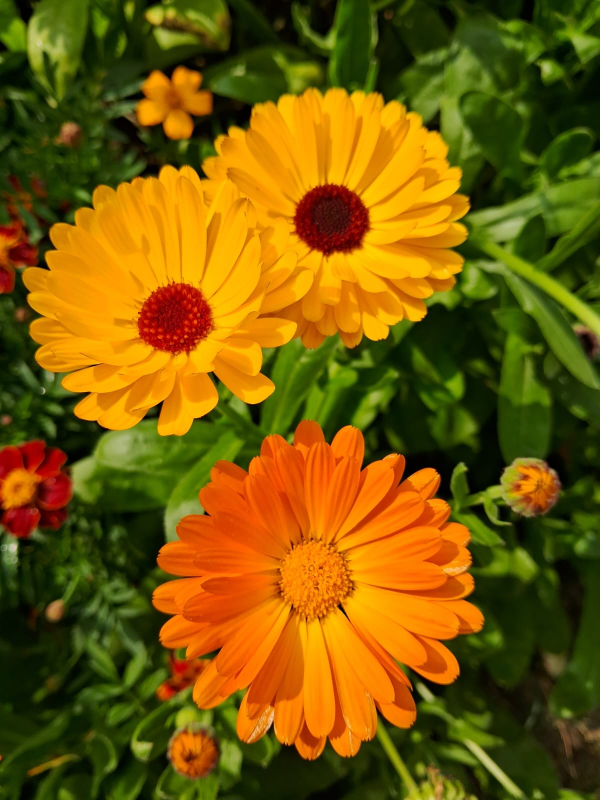
#> input picture images/FLOWER.jpeg, 1200 x 1600 px, found by its file name (shown at 1/2 size)
$ python 1_Adding_two_img.py
#> lines starting #> are read from the running program, lines starting #| are printed output that depends on the picture
import matplotlib.pyplot as plt
import cv2

def main():
    img_path = '/Users/akhi/Desktop/DIP/images/FLOWER.jpeg'
    img_path1 = '/Users/akhi/Desktop/DIP/images/roses.png'

    img_3D = cv2.imread(img_path)
#> img_3D is the input picture: shape (1600, 1200, 3); mean B, G, R 6.2, 89.5, 119.4
    img_3D1 = cv2.imread(img_path1)
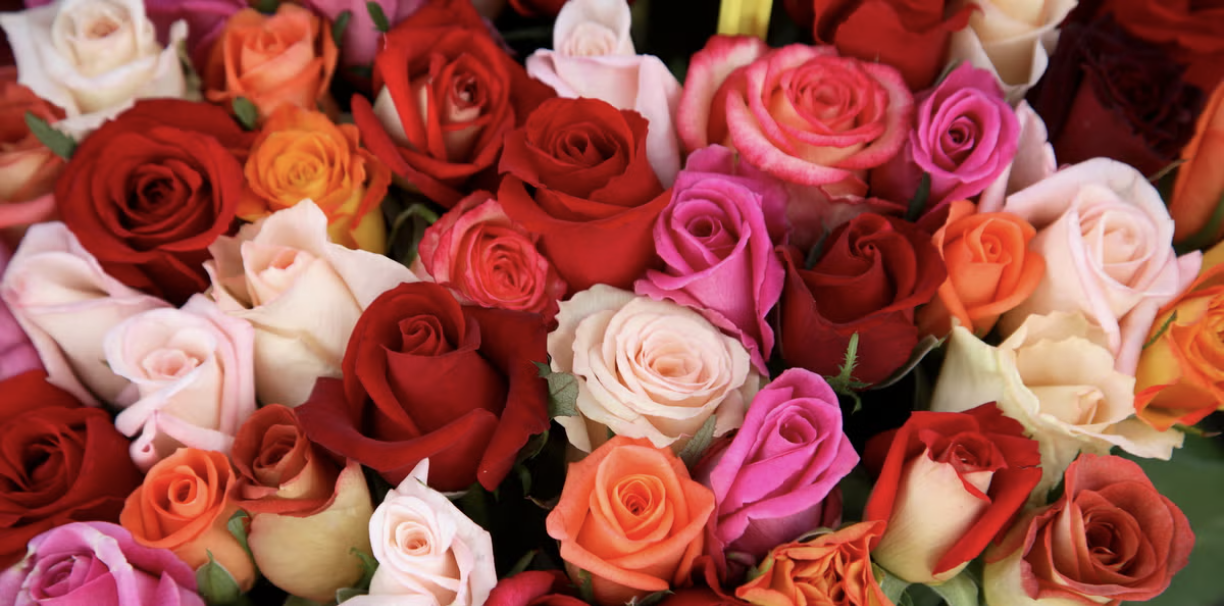
#> input picture images/roses.png, 1224 x 606 px, found by its file name
#> img_3D1 is the input picture: shape (606, 1224, 3); mean B, G, R 75.9, 83.9, 159.9

    img_3D = cv2.cvtColor(img_3D, cv2.COLOR_BGR2RGB)
    img_3D1 = cv2.cvtColor(img_3D1, cv2.COLOR_BGR2RGB)

    resized = cv2.resize(img_3D, (300,300))
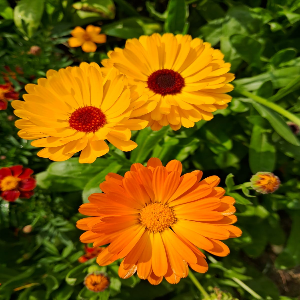
#> resized: shape (300, 300, 3); mean R, G, B 119.3, 89.4, 6.1
    resized1 = cv2.resize(img_3D1,(300,300))
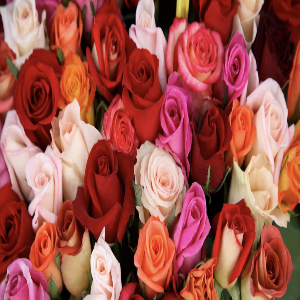
#> resized1: shape (300, 300, 3); mean R, G, B 159.8, 83.8, 75.8

    if img_3D is None:
        print("Error: Image not found at the given path.")
        return


    print("Image Shape:", img_3D.shape)
#| Image Shape: (1600, 1200, 3)
    print("Image Shape:", img_3D1.shape)
#| Image Shape: (606, 1224, 3)

    extra_pixel = resized + resized1
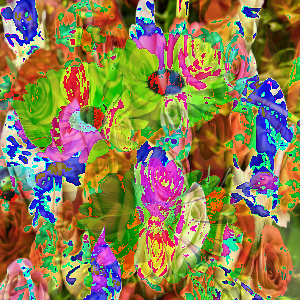
#> extra_pixel: shape (300, 300, 3); mean R, G, B 140.2, 125.7, 80.3

    print("Image Shape:", extra_pixel.shape)
#| Image Shape: (300, 300, 3)

    plt.figure(figsize=(8, 8))

    # Plotting
    plt.subplot(3, 2, 1)
    plt.title("Main Image 1")
    plt.imshow(img_3D)

    plt.subplot(3, 2, 2)
    plt.title("Main Image 2")
    plt.imshow(img_3D1)

    plt.subplot(3, 2, 3)
    plt.title("resized img 1")
    plt.imshow(resized)

    plt.subplot(3, 2, 4)
    plt.title("resized img 2")
    plt.imshow(resized1)

    plt.subplot(3, 2, 5)
    plt.title("Output Image")
    plt.imshow(extra_pixel)


    plt.tight_layout()  # Auto-adjusts spacing

    plt.show()
    plt.close()
    plt.axis()

if __name__ == '__main__':
    main()
